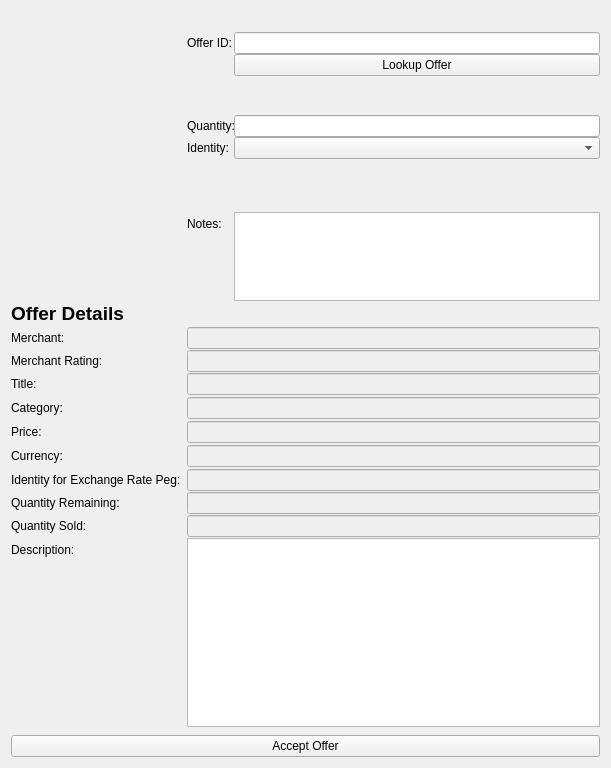
<?xml version="1.0" encoding="UTF-8"?>
<ui version="4.0">
 <class>AcceptandPayOfferListPage</class>
 <widget class="QDialog" name="AcceptandPayOfferListPage">
  <property name="windowModality">
   <enum>Qt::NonModal</enum>
  </property>
  <property name="geometry">
   <rect>
    <x>0</x>
    <y>0</y>
    <width>611</width>
    <height>768</height>
   </rect>
  </property>
  <property name="maximumSize">
   <size>
    <width>16777215</width>
    <height>768</height>
   </size>
  </property>
  <property name="windowTitle">
   <string>Pay Offer</string>
  </property>
  <property name="autoFillBackground">
   <bool>true</bool>
  </property>
  <layout class="QVBoxLayout" name="verticalLayout">
   <item>
    <widget class="QLabel" name="labelExplanation">
     <property name="font">
      <font>
       <pointsize>10</pointsize>
       <weight>75</weight>
       <bold>true</bold>
      </font>
     </property>
     <property name="text">
      <string/>
     </property>
    </widget>
   </item>
   <item>
    <layout class="QFormLayout" name="formLayout">
     <property name="fieldGrowthPolicy">
      <enum>QFormLayout::AllNonFixedFieldsGrow</enum>
     </property>
     <property name="verticalSpacing">
      <number>1</number>
     </property>
     <item row="0" column="0">
      <widget class="QPushButton" name="imageButton">
       <property name="sizePolicy">
        <sizepolicy hsizetype="Minimum" vsizetype="Fixed">
         <horstretch>0</horstretch>
         <verstretch>0</verstretch>
        </sizepolicy>
       </property>
       <property name="maximumSize">
        <size>
         <width>300</width>
         <height>300</height>
        </size>
       </property>
       <property name="baseSize">
        <size>
         <width>1</width>
         <height>0</height>
        </size>
       </property>
       <property name="autoFillBackground">
        <bool>false</bool>
       </property>
       <property name="text">
        <string/>
       </property>
       <property name="iconSize">
        <size>
         <width>300</width>
         <height>300</height>
        </size>
       </property>
       <property name="autoRepeat">
        <bool>false</bool>
       </property>
       <property name="autoDefault">
        <bool>true</bool>
       </property>
       <property name="default">
        <bool>false</bool>
       </property>
       <property name="flat">
        <bool>true</bool>
       </property>
      </widget>
     </item>
     <item row="0" column="1">
      <layout class="QFormLayout" name="formLayout_3">
       <property name="fieldGrowthPolicy">
        <enum>QFormLayout::AllNonFixedFieldsGrow</enum>
       </property>
       <item row="1" column="0">
        <widget class="QLabel" name="label">
         <property name="text">
          <string>Offer ID:</string>
         </property>
         <property name="buddy">
          <cstring>offeridEdit</cstring>
         </property>
        </widget>
       </item>
       <item row="1" column="1">
        <widget class="QLineEdit" name="offeridEdit">
         <property name="toolTip">
          <string>The value associated with this offer.</string>
         </property>
        </widget>
       </item>
       <item row="2" column="1">
        <widget class="QPushButton" name="lookupButton">
         <property name="toolTip">
          <string>Lookup the OfferID from the blockchain DB</string>
         </property>
         <property name="text">
          <string>Lookup Offer</string>
         </property>
        </widget>
       </item>
       <item row="3" column="1">
        <spacer name="verticalSpacer_2">
         <property name="orientation">
          <enum>Qt::Vertical</enum>
         </property>
         <property name="sizeHint" stdset="0">
          <size>
           <width>20</width>
           <height>40</height>
          </size>
         </property>
        </spacer>
       </item>
       <item row="4" column="0">
        <widget class="QLabel" name="label_2">
         <property name="text">
          <string>Quantity:</string>
         </property>
        </widget>
       </item>
       <item row="4" column="1">
        <widget class="QLineEdit" name="qtyEdit"/>
       </item>
       <item row="5" column="0">
        <widget class="QLabel" name="identityLabel">
         <property name="text">
          <string>Identity:</string>
         </property>
        </widget>
       </item>
       <item row="5" column="1">
        <widget class="QComboBox" name="identityEdit"/>
       </item>
       <item row="6" column="1">
        <widget class="QLabel" name="identityDisclaimer">
         <property name="text">
          <string/>
         </property>
         <property name="wordWrap">
          <bool>true</bool>
         </property>
        </widget>
       </item>
       <item row="8" column="0">
        <widget class="QLabel" name="label_11">
         <property name="text">
          <string>Notes:</string>
         </property>
        </widget>
       </item>
       <item row="8" column="1">
        <widget class="QPlainTextEdit" name="notesEdit">
         <property name="maximumSize">
          <size>
           <width>16777215</width>
           <height>90</height>
          </size>
         </property>
        </widget>
       </item>
       <item row="7" column="1">
        <spacer name="verticalSpacer">
         <property name="orientation">
          <enum>Qt::Vertical</enum>
         </property>
         <property name="sizeHint" stdset="0">
          <size>
           <width>20</width>
           <height>40</height>
          </size>
         </property>
        </spacer>
       </item>
      </layout>
     </item>
     <item row="3" column="0">
      <widget class="QLabel" name="label_3">
       <property name="font">
        <font>
         <pointsize>14</pointsize>
         <weight>75</weight>
         <bold>true</bold>
        </font>
       </property>
       <property name="text">
        <string>Offer Details</string>
       </property>
      </widget>
     </item>
     <item row="4" column="1">
      <layout class="QVBoxLayout" name="verticalLayout_2"/>
     </item>
     <item row="5" column="0">
      <widget class="QLabel" name="label_8">
       <property name="text">
        <string>Merchant:</string>
       </property>
      </widget>
     </item>
     <item row="5" column="1">
      <widget class="QLineEdit" name="sellerEdit">
       <property name="enabled">
        <bool>false</bool>
       </property>
      </widget>
     </item>
     <item row="6" column="0">
      <widget class="QLabel" name="label_14">
       <property name="text">
        <string>Merchant Rating:</string>
       </property>
      </widget>
     </item>
     <item row="6" column="1">
      <widget class="QLineEdit" name="sellerRatingEdit">
       <property name="enabled">
        <bool>false</bool>
       </property>
      </widget>
     </item>
     <item row="7" column="0">
      <widget class="QLabel" name="label_4">
       <property name="text">
        <string>Title:</string>
       </property>
      </widget>
     </item>
     <item row="7" column="1">
      <widget class="QLineEdit" name="infoTitle">
       <property name="enabled">
        <bool>false</bool>
       </property>
      </widget>
     </item>
     <item row="8" column="1">
      <layout class="QVBoxLayout" name="verticalLayout_3"/>
     </item>
     <item row="9" column="0">
      <widget class="QLabel" name="label_6">
       <property name="text">
        <string>Category:</string>
       </property>
      </widget>
     </item>
     <item row="9" column="1">
      <widget class="QLineEdit" name="infoCategory">
       <property name="enabled">
        <bool>false</bool>
       </property>
      </widget>
     </item>
     <item row="10" column="1">
      <layout class="QVBoxLayout" name="verticalLayout_4"/>
     </item>
     <item row="11" column="0">
      <widget class="QLabel" name="label_5">
       <property name="text">
        <string>Price:</string>
       </property>
      </widget>
     </item>
     <item row="11" column="1">
      <widget class="QLineEdit" name="infoPrice">
       <property name="enabled">
        <bool>false</bool>
       </property>
      </widget>
     </item>
     <item row="12" column="1">
      <layout class="QVBoxLayout" name="verticalLayout_5"/>
     </item>
     <item row="13" column="0">
      <widget class="QLabel" name="label_12">
       <property name="text">
        <string>Currency:</string>
       </property>
      </widget>
     </item>
     <item row="13" column="1">
      <widget class="QLineEdit" name="infoCurrency">
       <property name="enabled">
        <bool>false</bool>
       </property>
      </widget>
     </item>
     <item row="14" column="1">
      <layout class="QVBoxLayout" name="verticalLayout_6"/>
     </item>
     <item row="15" column="0">
      <widget class="QLabel" name="label_10">
       <property name="text">
        <string>Identity for Exchange Rate Peg:</string>
       </property>
      </widget>
     </item>
     <item row="15" column="1">
      <widget class="QLineEdit" name="identityPegEdit">
       <property name="enabled">
        <bool>false</bool>
       </property>
      </widget>
     </item>
     <item row="16" column="0">
      <widget class="QLabel" name="label_7">
       <property name="text">
        <string>Quantity Remaining:</string>
       </property>
      </widget>
     </item>
     <item row="16" column="1">
      <widget class="QLineEdit" name="infoQty">
       <property name="enabled">
        <bool>false</bool>
       </property>
      </widget>
     </item>
     <item row="17" column="0">
      <widget class="QLabel" name="label_13">
       <property name="text">
        <string>Quantity Sold:</string>
       </property>
      </widget>
     </item>
     <item row="17" column="1">
      <layout class="QVBoxLayout" name="verticalLayout_7">
       <item>
        <widget class="QLineEdit" name="infoSold">
         <property name="enabled">
          <bool>false</bool>
         </property>
        </widget>
       </item>
      </layout>
     </item>
     <item row="18" column="0">
      <widget class="QLabel" name="label_9">
       <property name="text">
        <string>Description:</string>
       </property>
      </widget>
     </item>
     <item row="18" column="1">
      <widget class="QPlainTextEdit" name="infoDescription">
       <property name="enabled">
        <bool>true</bool>
       </property>
       <property name="maximumSize">
        <size>
         <width>16777215</width>
         <height>700</height>
        </size>
       </property>
      </widget>
     </item>
     <item row="19" column="1">
      <layout class="QVBoxLayout" name="verticalLayout_8"/>
     </item>
     <item row="20" column="1">
      <layout class="QVBoxLayout" name="verticalLayout_9"/>
     </item>
    </layout>
   </item>
   <item>
    <widget class="QPushButton" name="acceptButton">
     <property name="toolTip">
      <string>Purchase this offer</string>
     </property>
     <property name="text">
      <string>Accept Offer</string>
     </property>
    </widget>
   </item>
  </layout>
 </widget>
 <resources>
  <include location="../dynamic.qrc"/>
 </resources>
 <connections/>
</ui>
